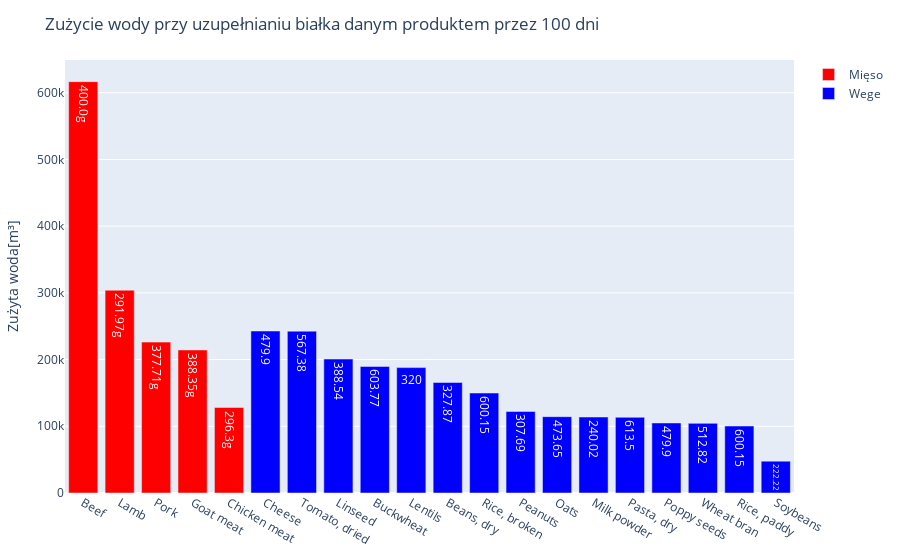

Write notebook code for a chart like this one.
### Markdown cell above
Na tym zaś wykresie możemy zobaczyć, jakie efekty będzie miało uzupełnianie białka w swojej diecie danym produktem przez 100 dni

### Code cell
#ograniczamy produkty bezmięsne 3 produktem mięsnym o najmniejszym zużyciu wody
ograniczenie_bialko = sort!(mieso_df,[order(:zuzycie_wody_na_100_g,rev=true)])[3,2]
wyniki_bialko = top_bialko[top_bialko.zuzycie_wody_na_100_g .< ograniczenie_bialko,:]

bialko_100_dni = [(wyniki_bialko[i,1], round((80/wyniki_bialko[i,4])*100,digits=2),(wyniki_bialko[i,2]*(80/wyniki_bialko[i,4]))*100)  for i in 1:15]
sort!(bialko_100_dni, by=last, rev=true)

trace2 = bar(;
    x = [bialko_100_dni[i][1] for i in 1:15],
    y = [bialko_100_dni[i][3] for i in 1:15],
    text = [bialko_100_dni[i][2] for i in 1:15],
    name = "Wege",
    marker_color = "blue",
    )

trace1 = bar(;
    x = [mieso_df[i,1] for i in 1:5],
    y = [(mieso_df[i,2]*(80/mieso_df[i,4]))*100 for i in 1:5],
    text = [string(round((80/mieso_df[i,4])*100,digits=2))*"g" for i in 1:5],
    name = "Mięso",
    marker_color = "red",
    )
layout = Layout(;
    title="Zużycie wody przy uzupełnianiu białka danym produktem przez 100 dni",
    yaxis = attr(
        title="Zużyta woda[m³]"
    ))

plot([trace1,trace2],layout)

### Figure 1 — Plotly figure (JSON) as saved in the notebook; plotly's stock layout.template omitted (floating-point values rounded to 4 significant figures)
{"data": [{"marker": {"color": "red"}, "name": "Mięso", "text": ["400.0g", "291.97g", "377.71g", "388.35g", "296.3g"], "type": "bar", "x": ["Beef", "Lamb", "Pork", "Goat meat", "Chicken meat"], "y": [616600, 304000, 226200.0, 214400.0, 128100.0]}, {"marker": {"color": "blue"}, "name": "Wege", "text": [479.9, 567.4, 388.5, 603.8, 320, 327.9, 600.1, 307.7, 473.6, 240.0, 613.5, 479.9, 512.8, 600.1, 222.2], "type": "bar", "x": ["Cheese", "Tomato, dried", "Linseed", "Buckwheat", "Lentils", "Beans, dry", "Rice, broken", "Peanuts", "Oats", "Milk powder", "Pasta, dry", "Poppy seeds", "Wheat bran", "Rice, paddy", "Soybeans"], "y": [242800.0, 242600.0, 200800.0, 189700.0, 187968, 165700.0, 149900.0, 122300.0, 114400.0, 113900.0, 113400.0, 105000.0, 104400.0, 100400.0, 47670.0]}], "layout": {"margin": {"b": 50, "l": 50, "r": 50, "t": 60}, "title": "Zużycie wody przy uzupełnianiu białka danym produktem przez 100 dni", "yaxis": {"title": "Zużyta woda[m³]"}}}
